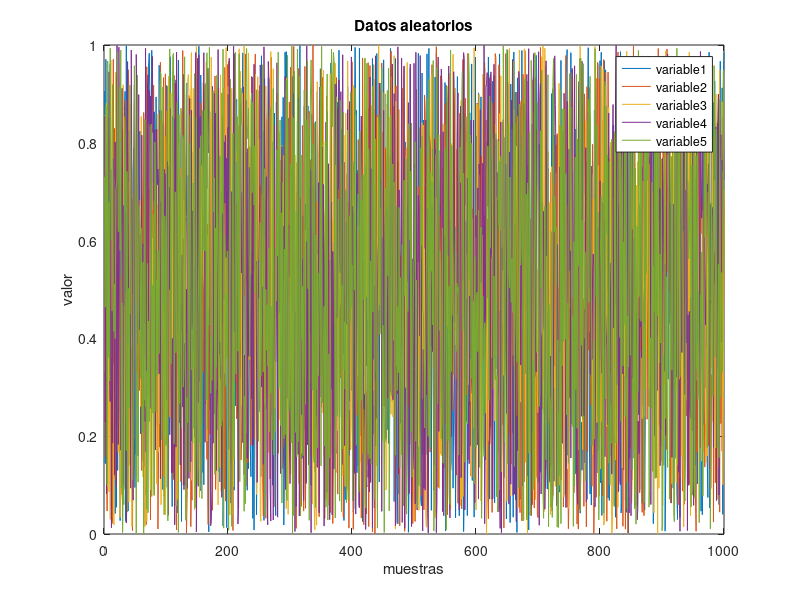

Source code (MATLAB):
% Actividad #2
% Objetivo: Graficar datos y guardarlos
% Nombre: sunombre

% Limpiar variables y linea de comandos
clear%para borrar el workspace y liberar memoria RAM
clc %limpiar el command window

%% Generar datos alatorios
% En todo dataset las filas son muestras y las comlumnas son variables
variables=5; %Columnas
muestras=1000; %Filas
Dataset=rand(muestras, variables);
%matriz de muestras (filas) x variables (columnas)

%% Graficar el dataset
figure %no sobrescribe la anterior grafica
plot(Dataset);
title("Datos aleatorios");
xlabel("muestras");
ylabel("valor");
legend("variable1","variable2","variable3","variable4","variable5")
clear